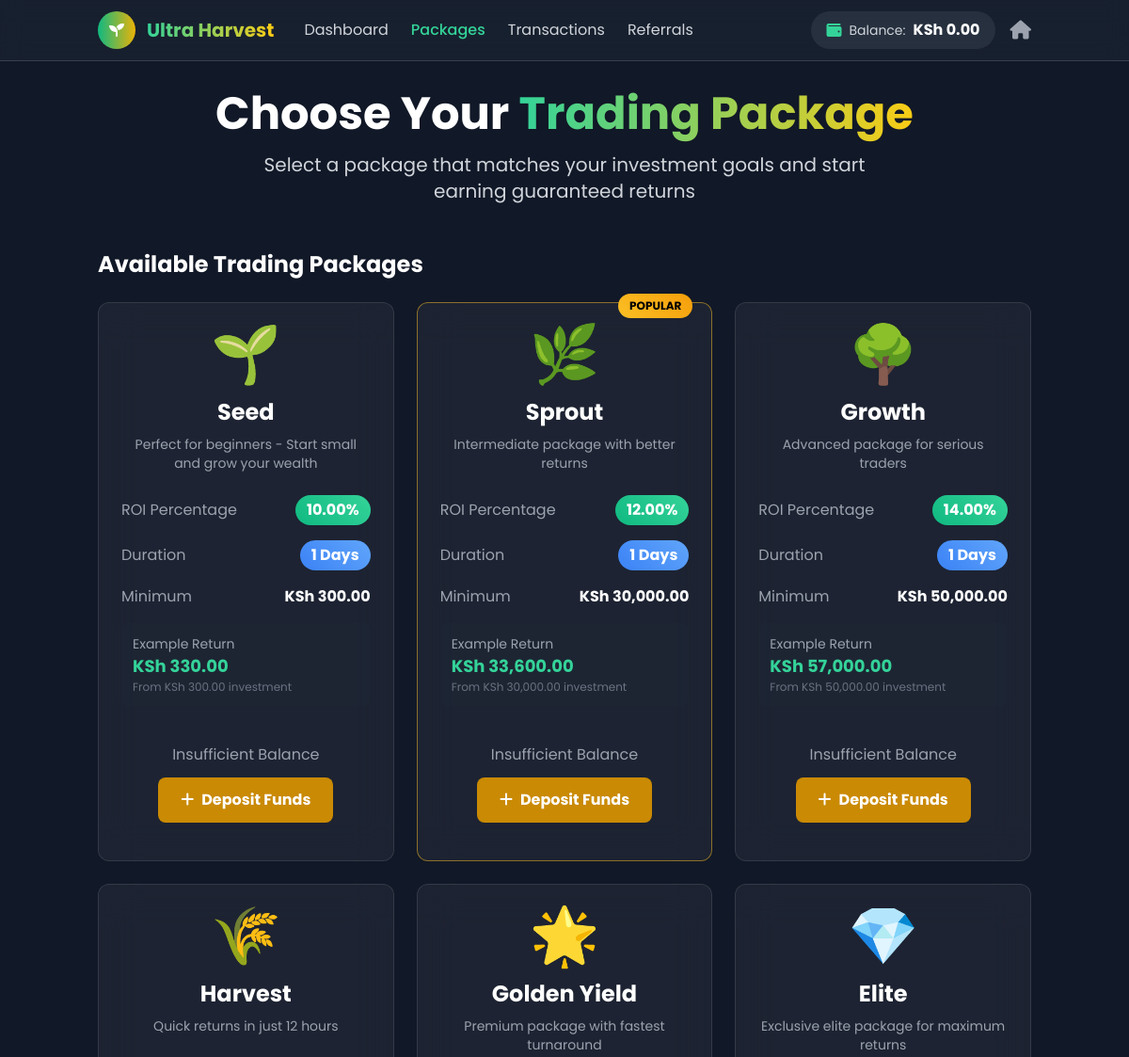
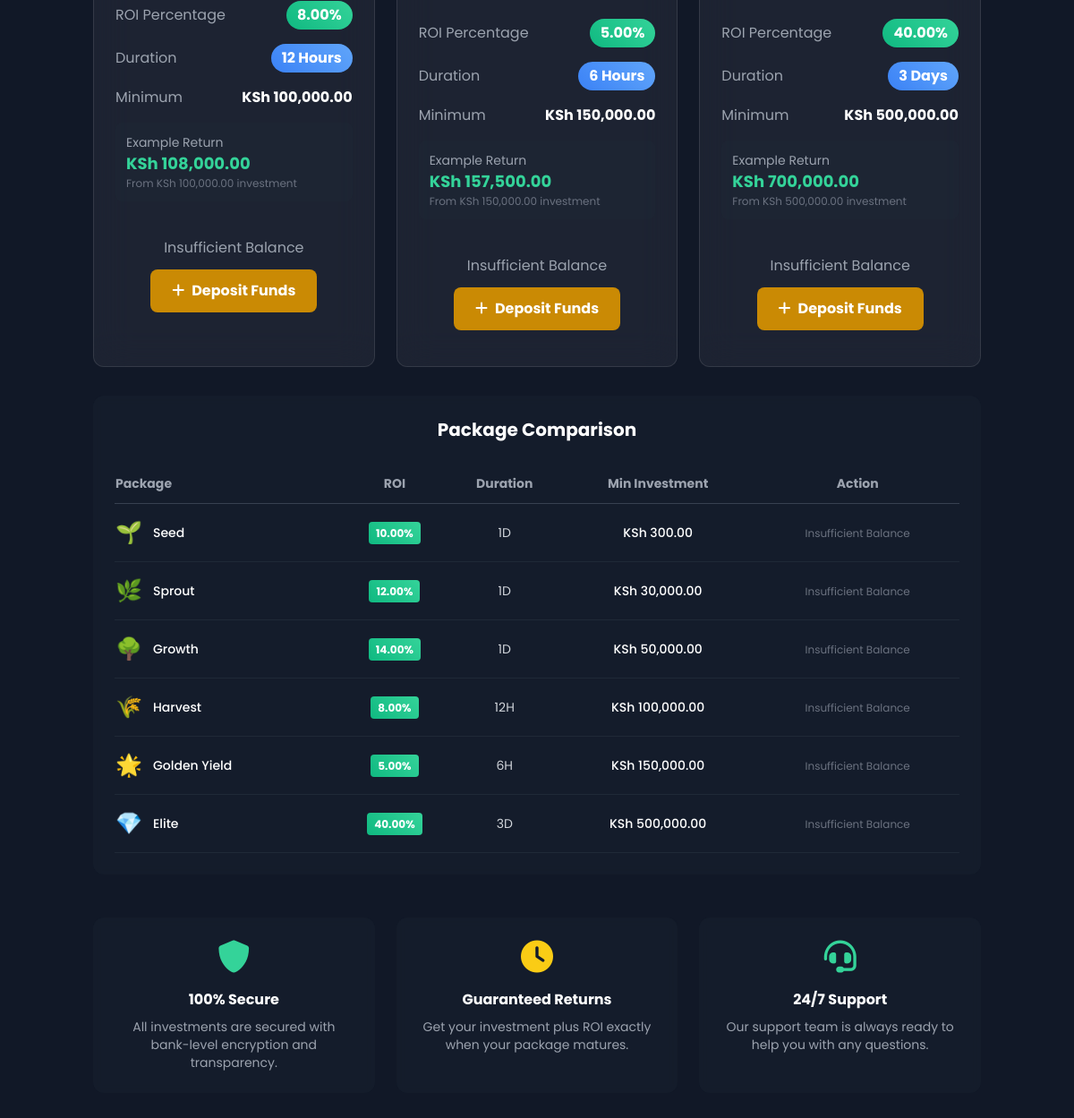
Screenshot of /user/packages.php (signed in) with the database file from the repository (2 pictures, top to bottom).
### tables this page shows
CREATE TABLE `users` (
  `id` int(11) NOT NULL,
  `email` varchar(255) NOT NULL,
  `password` varchar(255) NOT NULL,
  `full_name` varchar(255) NOT NULL,
  `phone` varchar(20) DEFAULT NULL,
  `wallet_balance` decimal(15,2) DEFAULT 0.00,
  `total_deposited` decimal(15,2) DEFAULT 0.00,
  `total_withdrawn` decimal(15,2) DEFAULT 0.00,
  `total_roi_earned` decimal(15,2) DEFAULT 0.00,
  `referral_code` varchar(10) NOT NULL,
  `referred_by` int(11) DEFAULT NULL,
  `referral_earnings` decimal(15,2) DEFAULT 0.00,
  `status` enum('active','suspended','banned') DEFAULT 'active',
  `is_admin` tinyint(1) DEFAULT 0,
  `email_verified` tinyint(1) DEFAULT 0,
  `created_at` timestamp NULL DEFAULT current_timestamp(),
  `updated_at` timestamp NULL DEFAULT current_timestamp() ON UPDATE current_timestamp()
);

CREATE TABLE `packages` (
  `id` int(11) NOT NULL,
  `name` varchar(100) NOT NULL,
  `icon` varchar(50) DEFAULT '?',
  `roi_percentage` decimal(5,2) NOT NULL,
  `duration_hours` int(11) NOT NULL DEFAULT 24,
  `min_investment` decimal(15,2) NOT NULL,
  `max_investment` decimal(15,2) DEFAULT NULL,
  `status` enum('active','inactive') DEFAULT 'active',
  `description` text DEFAULT NULL,
  `created_at` timestamp NULL DEFAULT current_timestamp(),
  `updated_at` timestamp NULL DEFAULT current_timestamp() ON UPDATE current_timestamp()
);

### config/database.php (called while the page is built, shortened)
<?php
function formatMoney($amount) {
    return 'KSh ' . number_format($amount, 2);
}
?>

### user/packages.php (the view, shortened to what this page needs)
<?php
require_once '../config/database.php';
$user_id = $_SESSION['user_id'];
$stmt = $db->prepare("SELECT wallet_balance FROM users WHERE id = ?");
$stmt->execute([$user_id]);
$user = $stmt->fetch();
$stmt = $db->query("SELECT * FROM packages WHERE status = 'active' ORDER BY min_investment ASC");
$packages = $stmt->fetchAll();
?>
<!DOCTYPE html>
<html lang="en">
<head>
    <script src="https://cdn.tailwindcss.com"></script>
    <link rel="stylesheet" href="https://cdnjs.cloudflare.com/ajax/libs/font-awesome/6.0.0/css/all.min.css">
</head>
<body class="bg-gray-900 text-white min-h-screen">
    <header class="bg-gray-800/50 backdrop-blur-md border-b border-gray-700 sticky top-0 z-50">
        <div class="container mx-auto px-4">
            <div class="flex items-center justify-between h-16">
                <div class="flex items-center space-x-8">
                    <a href="/user/dashboard.php" class="flex items-center space-x-3">
                        <div class="w-10 h-10 bg-gradient-to-r from-emerald-500 to-yellow-500 rounded-full flex items-center justify-center">
                            <i class="fas fa-seedling text-white"></i>
                        </div>
                        <span class="text-xl font-bold bg-gradient-to-r from-emerald-400 to-yellow-400 bg-clip-text text-transparent">Ultra Harvest</span>
                    </a>
                    <nav class="hidden md:flex space-x-6">
                        <a href="/user/dashboard.php" class="text-gray-300 hover:text-emerald-400 transition">Dashboard</a>
                        <a href="/user/packages.php" class="text-emerald-400 font-medium">Packages</a>
                        <a href="/user/transactions.php" class="text-gray-300 hover:text-emerald-400 transition">Transactions</a>
                        <a href="/user/referrals.php" class="text-gray-300 hover:text-emerald-400 transition">Referrals</a>
                    </nav>
                </div>
                <div class="flex items-center space-x-4">
                    <div class="flex items-center space-x-2 bg-gray-700/50 rounded-full px-4 py-2">
                        <i class="fas fa-wallet text-emerald-400"></i>
                        <span class="text-sm text-gray-300">Balance:</span>
                        <span class="font-bold text-white" id="wallet-balance"><?php echo formatMoney($user['wallet_balance']); ?></span>
                    </div>
                    <a href="/user/dashboard.php" class="text-gray-400 hover:text-white">
                        <i class="fas fa-home text-xl"></i>
                    </a>
                </div>
            </div>
        </div>
    </header>
    <main class="container mx-auto px-4 py-8">
        <div class="text-center mb-12">
            <h1 class="text-4xl lg:text-5xl font-bold mb-4">
                Choose Your <span class="bg-gradient-to-r from-emerald-400 to-yellow-400 bg-clip-text text-transparent">Trading Package</span>
            </h1>
            <p class="text-xl text-gray-300 max-w-2xl mx-auto">
                Select a package that matches your investment goals and start earning guaranteed returns
            </p>
        </div>
        <section>
            <h2 class="text-2xl font-bold mb-6">Available Trading Packages</h2>
            <div class="grid md:grid-cols-2 lg:grid-cols-3 gap-6 mb-8">
                <?php foreach ($packages as $index => $package): ?>
                <div class="package-card rounded-xl p-6 <?php echo $index === 1 ? 'package-popular' : ''; ?>">
                    <div class="text-center mb-6">
                        <div class="text-6xl mb-4"><?php echo $package['icon']; ?></div>
                        <h3 class="text-2xl font-bold text-white mb-2"><?php echo $package['name']; ?></h3>
                        <?php if ($package['description']): ?>
                        <p class="text-gray-400 text-sm"><?php echo $package['description']; ?></p>
                        <?php endif; ?>
                    </div>
                    <div class="space-y-4 mb-6">
                        <div class="flex items-center justify-between">
                            <span class="text-gray-400">ROI Percentage</span>
                            <span class="roi-badge text-white px-3 py-1 rounded-full font-bold"><?php echo $package['roi_percentage']; ?>%</span>
                        </div>
                        <div class="flex items-center justify-between">
                            <span class="text-gray-400">Duration</span>
                            <span class="duration-badge text-white px-3 py-1 rounded-full font-bold">
                                <?php
                                if ($package['duration_hours'] < 24) {
                                    echo $package['duration_hours'] . ' Hours';
                                } else {
                                    echo ($package['duration_hours'] / 24) . ' Days';
                                }
                                ?>
                            </span>
                        </div>
                        <div class="flex items-center justify-between">
                            <span class="text-gray-400">Minimum</span>
                            <span class="text-white font-bold"><?php echo formatMoney($package['min_investment']); ?></span>
                        </div>
                        <div class="bg-gray-800/50 rounded-lg p-3">
                            <p class="text-sm text-gray-400">Example Return</p>
                            <p class="text-lg text-emerald-400 font-bold">
                                <?php echo formatMoney($package['min_investment'] + ($package['min_investment'] * $package['roi_percentage'] / 100)); ?>
                            </p>
                            <p class="text-xs text-gray-500">
                                From <?php echo formatMoney($package['min_investment']); ?> investment
                            </p>
                        </div>
                    </div>
                    <?php if ($user['wallet_balance'] >= $package['min_investment']): ?>
                    <form method="POST" class="space-y-4">
                        <input type="hidden" name="csrf_token" value="<?php echo generateCSRFToken(); ?>">
                        <input type="hidden" name="package_id" value="<?php echo $package['id']; ?>">
                        <input type="hidden" name="invest_package" value="1">
                        <div>
                            <label class="block text-sm font-medium text-gray-400 mb-2">Investment Amount</label>
                            <input
                                type="number"
                                name="investment_amount"
                                min="<?php echo $package['min_investment']; ?>"
                                <?php if ($package['max_investment']): ?>max="<?php echo min($package['max_investment'], $user['wallet_balance']); ?>"<?php endif; ?>
                                step="0.01"
                                value="<?php echo $package['min_investment']; ?>"
                                class="w-full px-4 py-3 bg-gray-800 border border-gray-600 rounded-lg text-white focus:border-emerald-500 focus:outline-none"
                                required
                            >
                            <div class="flex justify-between text-xs text-gray-500 mt-1">
                                <span>Min: <?php echo formatMoney($package['min_investment']); ?></span>
                                <span>Available: <?php echo formatMoney($user['wallet_balance']); ?></span>
                            </div>
                        </div>
                        <button
                            type="submit"
                            class="w-full py-3 bg-gradient-to-r from-emerald-500 to-emerald-600 hover:from-emerald-600 hover:to-emerald-700 text-white font-bold rounded-lg transition-all duration-300 transform hover:scale-105"
                        >
                            <i class="fas fa-chart-line mr-2"></i>Copy Trade Now
                        </button>
                    </form>
                    <?php else: ?>
                    <div class="text-center py-4">
                        <p class="text-gray-400 mb-3">Insufficient Balance</p>
                        <a href="/user/deposit.php" class="inline-block px-6 py-3 bg-yellow-600 hover:bg-yellow-700 text-white font-bold rounded-lg transition">
                            <i class="fas fa-plus mr-2"></i>Deposit Funds
                        </a>
                    </div>
                    <?php endif; ?>
                </div>
                <?php endforeach; ?>
            </div>
            <div class="bg-gray-800/30 rounded-xl p-6 backdrop-blur-sm">
                <h3 class="text-xl font-bold text-white mb-6 text-center">Package Comparison</h3>
                <div class="overflow-x-auto">
                    <table class="w-full text-sm">
                        <thead>
                            <tr class="border-b border-gray-700">
                                <th class="text-left py-3 text-gray-400">Package</th>
                                <th class="text-center py-3 text-gray-400">ROI</th>
                                <th class="text-center py-3 text-gray-400">Duration</th>
                                <th class="text-center py-3 text-gray-400">Min Investment</th>
                                <th class="text-center py-3 text-gray-400">Action</th>
                            </tr>
                        </thead>
                        <tbody>
                            <?php foreach ($packages as $package): ?>
                            <tr class="border-b border-gray-800 hover:bg-gray-800/50">
                                <td class="py-4">
                                    <div class="flex items-center space-x-3">
                                        <span class="text-2xl"><?php echo $package['icon']; ?></span>
                                        <span class="font-medium text-white"><?php echo $package['name']; ?></span>
                                    </div>
                                </td>
                                <td class="text-center py-4">
                                    <span class="roi-badge text-white px-2 py-1 rounded font-bold text-xs"><?php echo $package['roi_percentage']; ?>%</span>
                                </td>
                                <td class="text-center py-4 text-gray-300">
                                    <?php
                                    if ($package['duration_hours'] < 24) {
                                        echo $package['duration_hours'] . 'H';
                                    } else {
                                        echo ($package['duration_hours'] / 24) . 'D';
                                    }
                                    ?>
                                </td>
                                <td class="text-center py-4 text-white font-medium">
                                    <?php echo formatMoney($package['min_investment']); ?>
                                </td>
                                <td class="text-center py-4">
                                    <?php if ($user['wallet_balance'] >= $package['min_investment']): ?>
                                    <button
                                        onclick="scrollToPackage(<?php echo $package['id']; ?>)"
                                        class="px-4 py-2 bg-emerald-600 hover:bg-emerald-700 text-white rounded-lg text-xs font-medium transition"
                                    >
                                        Trade Now
                                    </button>
                                    <?php else: ?>
                                    <span class="text-gray-500 text-xs">Insufficient Balance</span>
                                    <?php endif; ?>
                                </td>
                            </tr>
                            <?php endforeach; ?>
                        </tbody>
                    </table>
                </div>
            </div>
        </section>
        <section class="mt-12 grid md:grid-cols-3 gap-6">
            <div class="bg-gray-800/30 rounded-xl p-6 backdrop-blur-sm text-center">
                <i class="fas fa-shield-alt text-4xl text-emerald-400 mb-4"></i>
                <h3 class="font-bold text-white mb-2">100% Secure</h3>
                <p class="text-gray-400 text-sm">All investments are secured with bank-level encryption and transparency.</p>
            </div>
            <div class="bg-gray-800/30 rounded-xl p-6 backdrop-blur-sm text-center">
                <i class="fas fa-clock text-4xl text-yellow-400 mb-4"></i>
                <h3 class="font-bold text-white mb-2">Guaranteed Returns</h3>
                <p class="text-gray-400 text-sm">Get your investment plus ROI exactly when your package matures.</p>
            </div>
            <div class="bg-gray-800/30 rounded-xl p-6 backdrop-blur-sm text-center">
                <i class="fas fa-headset text-4xl text-emerald-400 mb-4"></i>
                <h3 class="font-bold text-white mb-2">24/7 Support</h3>
                <p class="text-gray-400 text-sm">Our support team is always ready to help you with any questions.</p>
            </div>
        </section>
    </main>
</body>
</html>

### user/packages.php (style rules this page uses)
* { font-family: 'Poppins', sans-serif; }
.package-card { backdrop-filter: blur(20px); background: rgba(255, 255, 255, 0.05); border: 1px solid rgba(255, 255, 255, 0.1); transition: all 0.3s ease; }
.package-popular { position: relative; border-color: rgba(251, 191, 36, 0.5); }
.package-popular::before { content: 'POPULAR'; position: absolute; top: -10px; right: 20px; background: linear-gradient(45deg, #fbbf24, #f59e0b); color: black; padding: 4px 12px; border-radius: 20px; font-size: 0.75rem; font-weight: bold; }
.roi-badge { background: linear-gradient(45deg, #10b981, #34d399); }
.duration-badge { background: linear-gradient(45deg, #3b82f6, #60a5fa); }

### rows the page displays
users: wallet_balance "KSh 0.00"
packages: icon "🌱", name "Seed", description "Perfect for beginners - Start small and grow your wealth", roi_percentage "10.00", $package['duration_hours']/24 "1", min_investment "KSh 300.00", min_investment+roi_percentage "KSh 330.00", shows "Insufficient Balance"
packages: icon "🌿", name "Sprout", description "Intermediate package with better returns", roi_percentage "12.00", $package['duration_hours']/24 "1", min_investment "KSh 30,000.00", min_investment+roi_percentage "KSh 33,600.00", shows "Insufficient Balance"
packages: icon "🌳", name "Growth", description "Advanced package for serious traders", roi_percentage "14.00", $package['duration_hours']/24 "1", min_investment "KSh 50,000.00", min_investment+roi_percentage "KSh 57,000.00", shows "Insufficient Balance"
packages: icon "🌾", name "Harvest", description "Quick returns in just 12 hours", roi_percentage "8.00", duration_hours "12", min_investment "KSh 100,000.00", min_investment+roi_percentage "KSh 108,000.00", shows "Insufficient Balance"
packages: icon "🌟", name "Golden Yield", description "Premium package with fastest turnaround", roi_percentage "5.00", duration_hours "6", min_investment "KSh 150,000.00", min_investment+roi_percentage "KSh 157,500.00", shows "Insufficient Balance"
packages: icon "💎", name "Elite", description "Exclusive elite package for maximum returns", roi_percentage "40.00", $package['duration_hours']/24 "3", min_investment "KSh 500,000.00", min_investment+roi_percentage "KSh 700,000.00", shows "Insufficient Balance"
